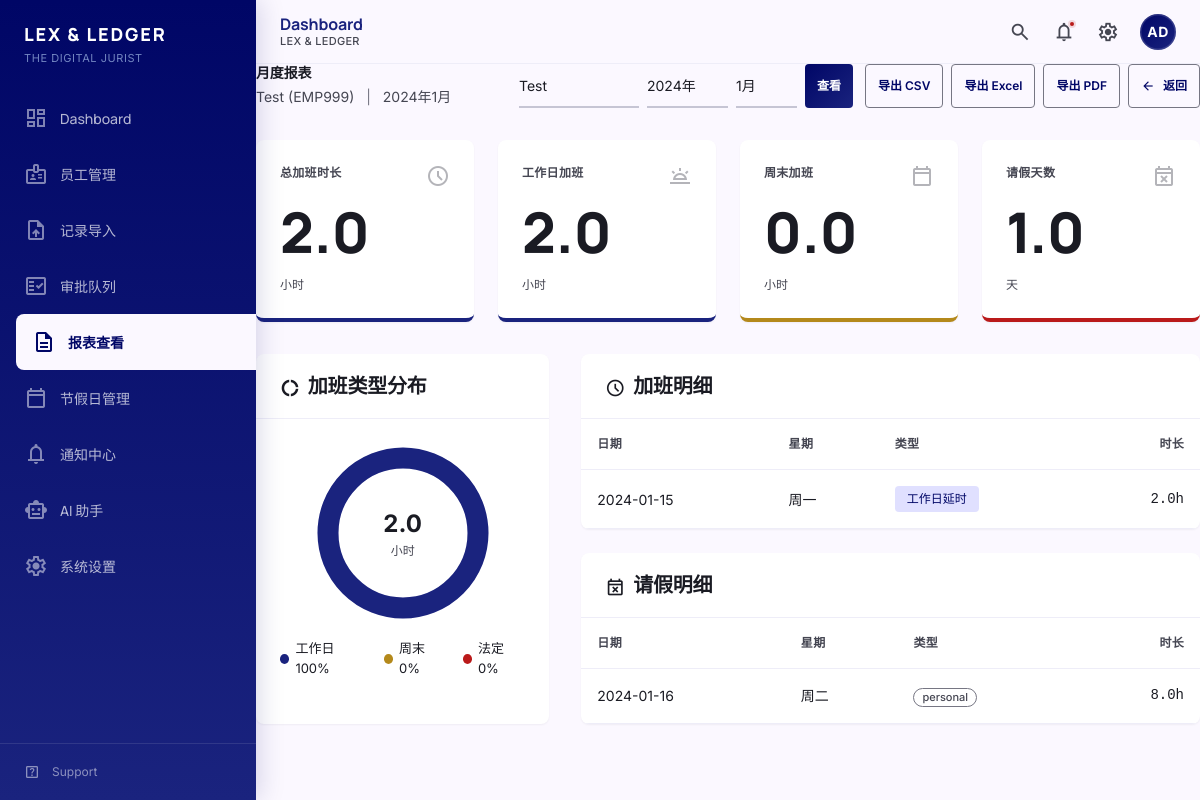
/reports/monthly/EMP999/2024/1/?next=/employees/EMP999/, run on the app's committed database.
### tables this page shows
CREATE TABLE employees (
            id INTEGER PRIMARY KEY AUTOINCREMENT,
            employee_id TEXT NOT NULL UNIQUE,
            name TEXT NOT NULL,
            department TEXT,
            is_active INTEGER DEFAULT 1,
            created_at TIMESTAMP DEFAULT CURRENT_TIMESTAMP,
            updated_at TIMESTAMP DEFAULT CURRENT_TIMESTAMP
        );

CREATE TABLE overtime_records (
            id INTEGER PRIMARY KEY AUTOINCREMENT,
            employee_id TEXT NOT NULL,
            work_date DATE NOT NULL,
            overtime_type TEXT CHECK(overtime_type IN ('weekday_morning', 'weekday_lunch', 'weekday_evening', 'weekend', 'holiday')),
            duration_hours INTEGER NOT NULL CHECK(duration_hours >= 0),
            duration_minutes INTEGER NOT NULL
                CHECK(duration_minutes >= 0 AND duration_minutes < 60),
            total_minutes INTEGER NOT NULL CHECK(total_minutes > 0),
            description TEXT,
            raw_text TEXT,
            source_import_id INTEGER,
            employment_status TEXT DEFAULT 'active'
                CHECK(employment_status IN ('active', 'inactive')),
            created_at TIMESTAMP DEFAULT CURRENT_TIMESTAMP,
            updated_at TIMESTAMP DEFAULT CURRENT_TIMESTAMP,
            FOREIGN KEY (employee_id) REFERENCES employees(employee_id)
        );

CREATE TABLE leave_records (
            id INTEGER PRIMARY KEY AUTOINCREMENT,
            employee_id TEXT NOT NULL,
            leave_date DATE NOT NULL,
            leave_type TEXT CHECK(leave_type IN ('personal', 'sick', 'annual', 'other')),
            duration_hours INTEGER NOT NULL CHECK(duration_hours >= 0),
            duration_minutes INTEGER NOT NULL
                CHECK(duration_minutes >= 0 AND duration_minutes < 60),
            total_minutes INTEGER NOT NULL CHECK(total_minutes > 0),
            description TEXT,
            raw_text TEXT,
            source_import_id INTEGER,
            created_at TIMESTAMP DEFAULT CURRENT_TIMESTAMP,
            updated_at TIMESTAMP DEFAULT CURRENT_TIMESTAMP,
            FOREIGN KEY (employee_id) REFERENCES employees(employee_id)
        );

### src/web/routes/reports.py (the view)
@bp.route('/monthly/<employee_id>/<int:year>/<int:month>/')
def monthly_report(employee_id, year, month):
    conn = get_db()
    try:
        report = generate_monthly_report(conn, employee_id, year, month)
    except ReportError as e:
        report = None
        error = str(e)
    cursor = conn.cursor()
    employees = []
    try:
        cursor.execute("SELECT employee_id, name FROM employees ORDER BY name")
        employees = [dict(row) for row in cursor.fetchall()]
    except sqlite3.Error:
        pass
    finally:
        conn.close()
    return render_template(
        'reports/monthly.html',
        report=report,
        error=error if not report else None,
        year=year,
        month=month,
        employee_id=employee_id,
        employees=employees
    )

### src/web/templates/reports/monthly.html (shortened to what this page needs)
{% extends "base.html" %}
{% block content %}
<div class="mb-8">
    <div class="flex flex-col lg:flex-row lg:items-center lg:justify-between gap-4">
        <div>
            <h1 class="text-headline-sm font-headline font-bold text-on-surface">月度报表</h1>
            {% if report %}
            <p class="text-body-md text-on-surface-variant mt-1">
                {{ report.employee_name }} ({{ report.employee_id }})
                <span class="mx-2 text-outline">|</span>
                {{ report.year }}年{{ report.month }}月
            </p>
            {% endif %}
        </div>
        <div class="flex items-center gap-3">
            <form id="monthly-nav-form" class="flex items-center gap-2">
                <select id="nav-employee" class="form-select" style="width: auto; min-width: 120px;">
                    {% for emp in employees %}
                    <option value="{{ emp.employee_id }}" {% if emp.employee_id == employee_id %}selected{% endif %}>
                        {{ emp.name }}
                    </option>
                    {% endfor %}
                </select>
                <select id="nav-year" class="form-select" style="width: auto;">
                    {% for y in range(2020, 2031) %}
                    <option value="{{ y }}" {% if y == year %}selected{% endif %}>{{ y }}年</option>
                    {% endfor %}
                </select>
                <select id="nav-month" class="form-select" style="width: auto;">
                    {% for m in range(1, 13) %}
                    <option value="{{ m }}" {% if m == month %}selected{% endif %}>{{ m }}月</option>
                    {% endfor %}
                </select>
                <button type="submit" class="btn btn-primary btn-sm">
                    查看
                </button>
            </form>
            <div class="flex items-center gap-2">
                {% if report %}
                <a href="{{ url_for('reports.monthly_report_export', employee_id=employee_id, year=year, month=month, format='csv') }}" class="btn btn-secondary btn-sm">导出 CSV</a>
                <a href="{{ url_for('reports.monthly_report_export', employee_id=employee_id, year=year, month=month, format='xlsx') }}" class="btn btn-secondary btn-sm">导出 Excel</a>
                <a href="{{ url_for('reports.monthly_report_export', employee_id=employee_id, year=year, month=month, format='pdf') }}" class="btn btn-secondary btn-sm">导出 PDF</a>
                {% endif %}
                <a href="{{ url_for('reports.reports_index') }}" class="btn btn-secondary btn-sm">
                    <span class="material-symbols-outlined text-sm">arrow_back</span>
                    返回
                </a>
            </div>
        </div>
    </div>
</div>
{% if report %}
<div class="grid grid-cols-1 md:grid-cols-2 lg:grid-cols-4 gap-6 mb-8">
    <div class="stat-card primary">
        <div class="stat-card-header">
            <span class="stat-card-label">总加班时长</span>
            <span class="material-symbols-outlined stat-card-icon">schedule</span>
        </div>
        <div class="stat-card-value">{{ "%.1f"|format(report.summary.total_overtime_hours) }}</div>
        <div class="stat-card-footer text-on-surface-variant">小时</div>
    </div>
    <div class="stat-card" style="border-bottom-color: #1a237e;">
        <div class="stat-card-header">
            <span class="stat-card-label">工作日加班</span>
            <span class="material-symbols-outlined stat-card-icon">wb_twilight</span>
        </div>
        <div class="stat-card-value">{{ "%.1f"|format(report.summary.weekday_hours) }}</div>
        <div class="stat-card-footer text-on-surface-variant">小时</div>
    </div>
    <div class="stat-card" style="border-bottom-color: #b4891b;">
        <div class="stat-card-header">
            <span class="stat-card-label">周末加班</span>
            <span class="material-symbols-outlined stat-card-icon">calendar_today</span>
        </div>
        <div class="stat-card-value">{{ "%.1f"|format(report.summary.weekend_hours) }}</div>
        <div class="stat-card-footer text-on-surface-variant">小时</div>
    </div>
    <div class="stat-card error">
        <div class="stat-card-header">
            <span class="stat-card-label">请假天数</span>
            <span class="material-symbols-outlined stat-card-icon">event_busy</span>
        </div>
        <div class="stat-card-value">{{ report.summary.leave_days }}</div>
        <div class="stat-card-footer text-on-surface-variant">天</div>
    </div>
</div>
<div class="grid grid-cols-1 lg:grid-cols-3 gap-8">
    <div class="content-card" id="donut-chart">
        <div class="content-card-header">
            <h5 class="content-card-title">
                <span class="material-symbols-outlined inline-icon" style="font-size: 20px; vertical-align: middle; margin-right: 4px;">donut_large</span>
                加班类型分布
            </h5>
        </div>
        <div class="content-card-body">
            {% set total_chart_hours = report.summary.weekday_hours + report.summary.weekend_hours + report.summary.holiday_hours %}
            {% if total_chart_hours > 0 %}
            <div class="donut-chart" style="position: relative; display: flex; align-items: center; justify-content: center;"
                 data-weekday="{{ report.summary.weekday_hours }}"
                 data-weekend="{{ report.summary.weekend_hours }}"
                 data-holiday="{{ report.summary.holiday_hours }}">
                <svg viewBox="0 0 120 120" style="width: 180px; height: 180px; transform: rotate(-90deg);">
                    {% set radius = 50 %}
                    {% set circumference = 314.159 %}
                    {% set weekday_pct = report.summary.weekday_hours / total_chart_hours %}
                    {% set weekend_pct = report.summary.weekend_hours / total_chart_hours %}
                    {% set holiday_pct = report.summary.holiday_hours / total_chart_hours %}
                    {% set weekday_dash = weekday_pct * circumference %}
                    {% set weekend_dash = weekend_pct * circumference %}
                    {% set holiday_dash = holiday_pct * circumference %}
                    <circle cx="60" cy="60" r="50" fill="none" stroke="var(--color-surface-container)" stroke-width="14" />
                    <circle cx="60" cy="60" r="50" fill="none" stroke="#ba1a1a" stroke-width="14"
                            stroke-dasharray="{{ holiday_dash }} {{ circumference }}"
                            stroke-dashoffset="0" />
                    <circle cx="60" cy="60" r="50" fill="none" stroke="#b4891b" stroke-width="14"
                            stroke-dasharray="{{ weekend_dash }} {{ circumference }}"
                            stroke-dashoffset="-{{ holiday_dash }}" />
                    <circle cx="60" cy="60" r="50" fill="none" stroke="#1a237e" stroke-width="14"
                            stroke-dasharray="{{ weekday_dash }} {{ circumference }}"
                            stroke-dashoffset="-{{ holiday_dash + weekend_dash }}" />
                </svg>
                <div style="position: absolute; text-align: center;">
                    <div style="font-size: 24px; font-weight: bold; color: var(--color-on-surface);">{{ "%.1f"|format(total_chart_hours) }}</div>
                    <div style="font-size: 12px; color: var(--color-on-surface-variant);">小时</div>
                </div>
            </div>
            <div style="display: flex; justify-content: center; gap: 16px; margin-top: 16px; font-size: 13px;">
                <div style="display: flex; align-items: center; gap: 6px;">
                    <span style="width: 10px; height: 10px; border-radius: 50%; background: #1a237e;"></span>
                    <span>工作日 {{ "%.0f"|format(weekday_pct * 100) }}%</span>
                </div>
                <div style="display: flex; align-items: center; gap: 6px;">
                    <span style="width: 10px; height: 10px; border-radius: 50%; background: #b4891b;"></span>
                    <span>周末 {{ "%.0f"|format(weekend_pct * 100) }}%</span>
                </div>
                <div style="display: flex; align-items: center; gap: 6px;">
                    <span style="width: 10px; height: 10px; border-radius: 50%; background: #ba1a1a;"></span>
                    <span>法定 {{ "%.0f"|format(holiday_pct * 100) }}%</span>
                </div>
            </div>
            {% else %}
            <div class="empty-state py-8">
                <span class="material-symbols-outlined empty-state-icon">donut_large</span>
                <h3 class="empty-state-title">本月无加班记录</h3>
            </div>
            {% endif %}
        </div>
    </div>
    <div class="lg:col-span-2 flex flex-col gap-6">
        <div class="content-card">
            <div class="content-card-header">
                <h5 class="content-card-title">
                    <span class="material-symbols-outlined inline-icon" style="font-size: 20px; vertical-align: middle; margin-right: 4px;">schedule</span>
                    加班明细
                </h5>
            </div>
            <div class="content-card-body p-0">
                <div class="data-table-wrapper">
                    <table class="data-table">
                        <thead>
                            <tr>
                                <th>日期</th>
                                <th>星期</th>
                                <th>类型</th>
                                <th class="numeric">时长</th>
                            </tr>
                        </thead>
                        <tbody>
                            {% for record in report.overtime_details %}
                            <tr>
                                <td>{{ record.date }}</td>
                                <td>{{ record.weekday }}</td>
                                <td>
                                    {% if record.type == 'holiday' %}
                                    <span class="chip chip-error">法定节假日</span>
                                    {% elif record.type == 'weekend' %}
                                    <span class="chip chip-warning">周末</span>
                                    {% else %}
                                    <span class="chip chip-info">工作日延时</span>
                                    {% endif %}
                                </td>
                                <td class="numeric font-mono">{{ "%.1f"|format(record.hours) }}h</td>
                            </tr>
                            {% else %}
                            <tr>
                                <td colspan="4" class="text-center py-6 text-on-surface-variant">暂无加班记录</td>
                            </tr>
                            {% endfor %}
                        </tbody>
                    </table>
                </div>
            </div>
        </div>
        <div class="content-card">
            <div class="content-card-header">
                <h5 class="content-card-title">
                    <span class="material-symbols-outlined inline-icon" style="font-size: 20px; vertical-align: middle; margin-right: 4px;">event_busy</span>
                    请假明细
                </h5>
            </div>
            <div class="content-card-body p-0">
                <div class="data-table-wrapper">
                    <table class="data-table">
                        <thead>
                            <tr>
                                <th>日期</th>
                                <th>星期</th>
                                <th>类型</th>
                                <th class="numeric">时长</th>
                            </tr>
                        </thead>
                        <tbody>
                            {% for record in report.leave_details %}
                            <tr>
                                <td>{{ record.date }}</td>
                                <td>{{ record.weekday }}</td>
                                <td>
                                    <span class="badge badge-outline">{{ record.type }}</span>
                                </td>
                                <td class="numeric font-mono">{{ "%.1f"|format(record.hours) }}h</td>
                            </tr>
                            {% else %}
                            <tr>
                                <td colspan="4" class="text-center py-6 text-on-surface-variant">暂无请假记录</td>
                            </tr>
                            {% endfor %}
                        </tbody>
                    </table>
                </div>
            </div>
        </div>
    </div>
</div>
{% endif %}
{% endblock %}

### data on the page
employees: employee_name "Test", employee_id "EMP999"
overtime_records: date "2024-01-15", weekday "周一", overtime_type "工作日延时", hours "2.0"
leave_records: date "2024-01-16", weekday "周二", type "personal", hours "8.0"

### other printed values
{{ report.year }} "2024"
{{ report.month }} "1"
{{ "%.1f"|format(report.summary.total_overtime_hours) }} "2.0"
{{ "%.1f"|format(report.summary.weekday_hours) }} "2.0"
{{ "%.1f"|format(report.summary.weekend_hours) }} "0.0"
{{ report.summary.leave_days }} "1.0"
{{ "%.1f"|format(total_chart_hours) }} "2.0"
{{ "%.0f"|format(weekday_pct * 100) }} "100"
{{ "%.0f"|format(weekend_pct * 100) }} "0"
{{ "%.0f"|format(holiday_pct * 100) }} "0"
form field value "Test"
form field value "2024年"
form field value "1月"
